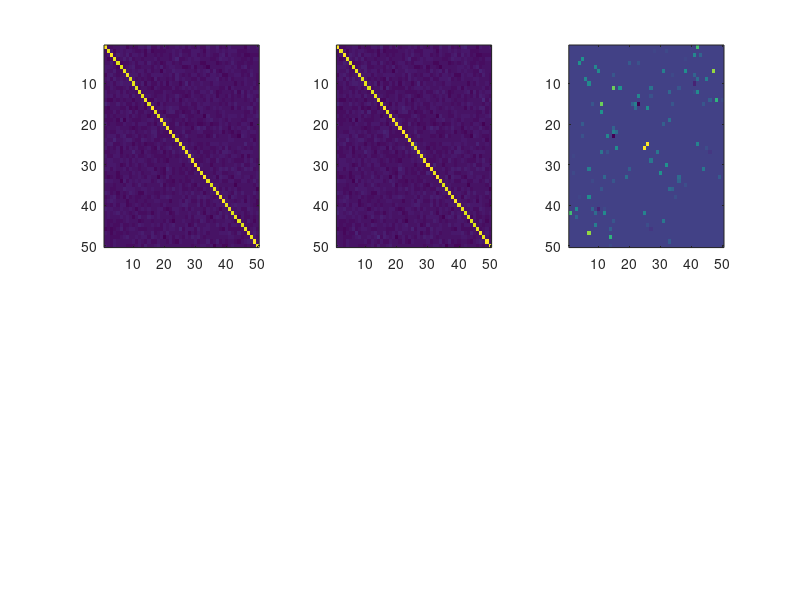

Write the MATLAB code that produced this figure. (Note: this script raises an error after producing the figure.)
clc
clear
close all

d = 50;

Theta1 = randn(d,d)+ 50*eye(d);

Theta1 = max(Theta1,Theta1');
Sigma1 = inv(Theta1);

Mask = [rand(d,d)>0.95];

Mask = double(Mask);

Delta = randn(d,d);

Delta = Delta.*Mask;

Delta = max(Delta,Delta');

for i = 1:d
    Delta(i,i) = 0;
end

Theta2 = Theta1 + Delta;
Sigma2 = inv(Theta2);

subplot(2,3,1)
imagesc(Theta1)
hold on
subplot(2,3,2)
imagesc(Theta2)
subplot(2,3,3)
imagesc(Delta)

%generate data
n = 200;
mu = zeros(d,1);
X1 = mvnrnd(mu,Sigma1,n);
hSigma1 = cov(X1);
norm(hSigma1-Sigma1)

X2 = mvnrnd(mu,Sigma2,n);

hSigma2 = cov(X2);
norm(hSigma2-Sigma2)

lambda = 0.004;
[hDelta] = differential_graph(hSigma1,hSigma2,lambda);

norm(hDelta-Delta)

subplot(2,3,6)
imagesc(hDelta)
